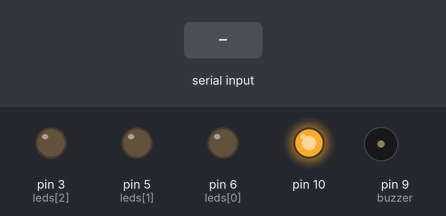
Recording of a sketch running on a simulated Arduino Uno, built with avr-gcc and run on an emulated ATmega328P. Shown: output pins drawn as LEDs (lit = HIGH), buzzer (waves = sounding). Inputs (shaded band) come from the test bench. Pins used as bus, display or sensor lines are not drawn.

Above: at 1.2 s.
1.3 s: "<->" received over Serial
At 1.7 s:
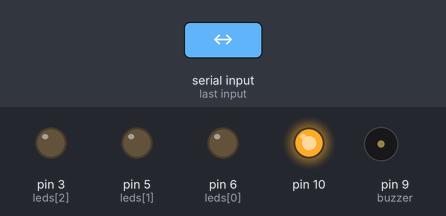
2.9 s: byte 100 ('d') received over Serial
At 4.1 s:
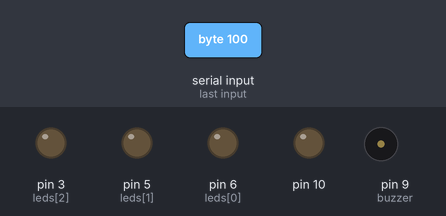
4.5 s: byte 82 ('R') received over Serial
At 5.3 s:
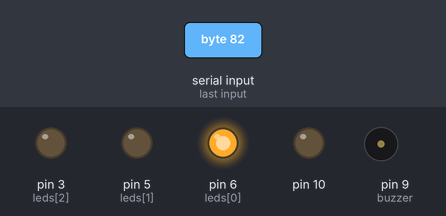
6.1 s: byte 86 ('V') received over Serial
At 6.5 s:
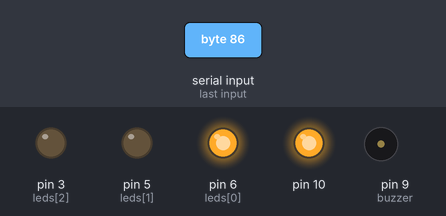
7.7 s: byte 71 ('G') received over Serial
At 8.9 s:
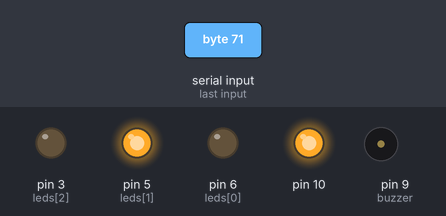
9.3 s: byte 66 ('B') received over Serial
At 10.1 s:
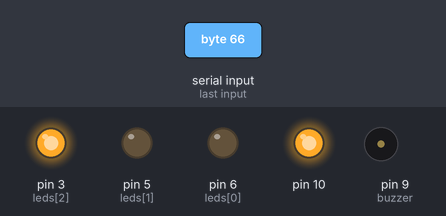
Timing chart, 0 to 11.9 s (numbered marks = the images above; inputs shaded):
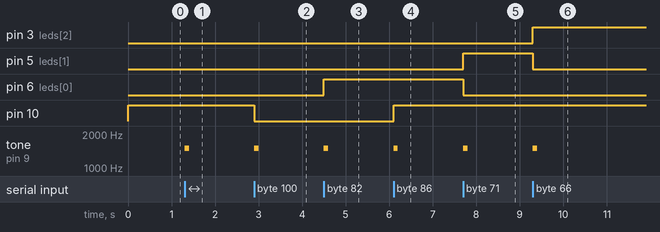

The sketch:

Lumen.ino
```cpp
int leds[] = {6, 5, 3}; // | Vermelho = 6 | Verde = 5 | Azul = 3 |
int buzzer = 9;
int Intensidade_Led = 255;
int Intensidade_Vent = 255;
int ligado;
bool som = true;

// Função para ligar o LED
int Ligar_Led(int led){
  for (int cont = 0; cont < 3; cont++){
    analogWrite(leds[cont], 0);
  }
  analogWrite(led, Intensidade_Led);
  return (led);
}


void setup() {
  Serial.begin(9600);
  for (int cont = 0; cont < 3; cont++){
    pinMode(leds[cont], OUTPUT);
  }
  pinMode(10, OUTPUT);
}


void loop() {
  analogWrite(ligado, Intensidade_Led);
  analogWrite(10, Intensidade_Vent);
  if (Serial.available()){
    char comando = Serial.read();
    if (som){
      tone(buzzer, 1500, 100);
    }
    // Alterar a intensidade do brilho do LED
    if (comando  == '-' and Intensidade_Led <= 255 and Intensidade_Led > 0){
      Intensidade_Led = Intensidade_Led - 15;
    }
    if (comando  == '+' and Intensidade_Led >= 0 and Intensidade_Led < 255){
      Intensidade_Led = Intensidade_Led + 15;
    }


    // Alterar a intensidade da ventoinha
    if (comando  == '<' and Intensidade_Vent <= 255 and Intensidade_Vent > 0){
      Intensidade_Vent = Intensidade_Vent - 15;
    }
    if (comando  == '>' and Intensidade_Vent >= 0 and Intensidade_Vent < 255){
      Intensidade_Vent = Intensidade_Vent + 15;
    }

     // Ligar ventoinha
     if (comando  == 'V'){
      Intensidade_Vent = 255;
     }

     // Desliigar ventoinha
     if (comando  == 'd'){
      Intensidade_Vent = 0;
     }


    // Alterar a cor do LED
    if (comando  == 'R'){
      Intensidade_Led = 255;
      ligado = Ligar_Led(6);
    }
    if (comando  == 'G'){
      Intensidade_Led = 255;
      ligado = Ligar_Led(5);
    }
    if (comando == 'B'){
      Intensidade_Led = 255;
      ligado = Ligar_Led(3);
    }
    // Desligar o LED
    if (comando == 'D'){Intensidade_Led = 0;}

    if (comando == 'x'){som = false;}
    if (comando == 'X'){som = true;}
  }
}
```

Measured:
- after the input at 1.3 s, tone on pin 9 (buzzer): silent → 1500 Hz at once, → silent 0.10 s later
- after the input at 2.9 s, pin 10: HIGH → LOW at once; tone on pin 9 (buzzer): silent → 1500 Hz at once, → silent 0.10 s later
- after the input at 4.5 s, pin 6 (leds[0]): LOW → HIGH at once; tone on pin 9 (buzzer): silent → 1500 Hz at once, → silent 0.10 s later
- after the input at 6.1 s, pin 10: LOW → HIGH at once; tone on pin 9 (buzzer): silent → 1500 Hz at once, → silent 0.10 s later
- after the input at 7.7 s, pin 5 (leds[1]): LOW → HIGH at once; pin 6 (leds[0]): HIGH → LOW at once; tone on pin 9 (buzzer): silent → 1500 Hz at once, → silent 0.10 s later
- after the input at 9.3 s, pin 3 (leds[2]): LOW → HIGH at once; pin 5 (leds[1]): HIGH → LOW at once; tone on pin 9 (buzzer): silent → 1500 Hz at once, → silent 0.10 s later
